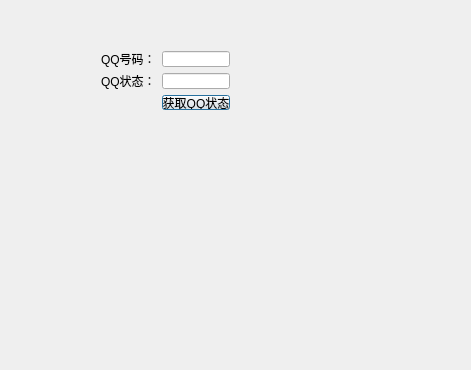
<?xml version="1.0" encoding="UTF-8"?>
<ui version="4.0">
 <class>Dialog</class>
 <widget class="QDialog" name="Dialog">
  <property name="geometry">
   <rect>
    <x>0</x>
    <y>0</y>
    <width>471</width>
    <height>370</height>
   </rect>
  </property>
  <property name="windowTitle">
   <string>Dialog</string>
  </property>
  <widget class="QWidget" name="gridLayoutWidget">
   <property name="geometry">
    <rect>
     <x>90</x>
     <y>40</y>
     <width>151</width>
     <height>81</height>
    </rect>
   </property>
   <layout class="QGridLayout" name="gridLayout" columnminimumwidth="1,2">
    <item row="1" column="1">
     <widget class="QLineEdit" name="lineEdit_qq_state"/>
    </item>
    <item row="0" column="1">
     <widget class="QLineEdit" name="lineEdit_qq_number"/>
    </item>
    <item row="1" column="0">
     <widget class="QLabel" name="label_qq_state">
      <property name="text">
       <string>QQ状态：</string>
      </property>
     </widget>
    </item>
    <item row="0" column="0">
     <widget class="QLabel" name="label_qq_number">
      <property name="text">
       <string>QQ号码：</string>
      </property>
     </widget>
    </item>
    <item row="2" column="1">
     <widget class="QPushButton" name="pushButton">
      <property name="text">
       <string>获取QQ状态</string>
      </property>
     </widget>
    </item>
   </layout>
  </widget>
 </widget>
 <layoutdefault spacing="6" margin="11"/>
 <resources/>
 <connections/>
</ui>
